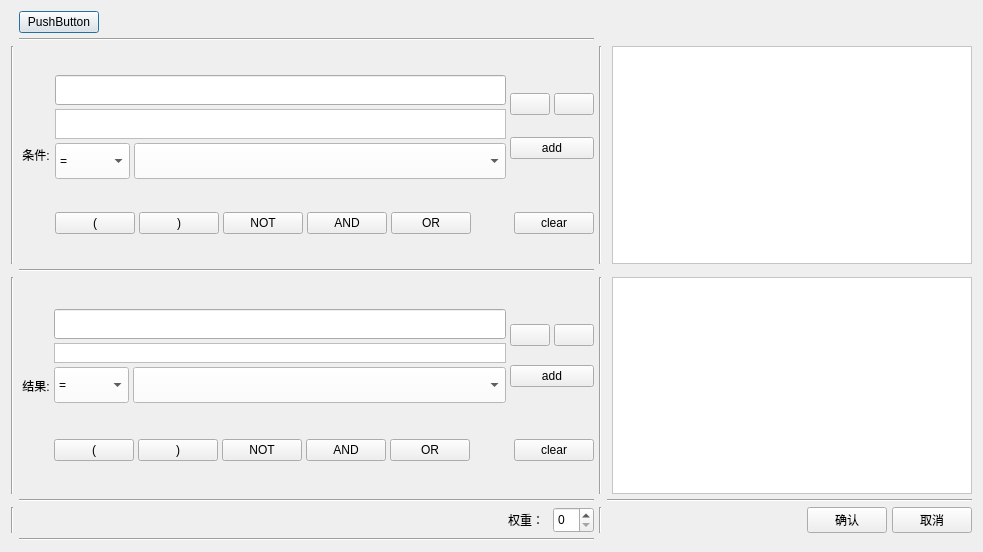
<?xml version="1.0" encoding="UTF-8"?>
<ui version="4.0">
 <class>addruleDialog</class>
 <widget class="QDialog" name="addruleDialog">
  <property name="geometry">
   <rect>
    <x>0</x>
    <y>0</y>
    <width>983</width>
    <height>552</height>
   </rect>
  </property>
  <property name="windowTitle">
   <string>Dialog</string>
  </property>
  <property name="styleSheet">
   <string notr="true"/>
  </property>
  <layout class="QGridLayout" name="gridLayout_3" rowstretch="0,0,0,0,0,0,0,1" columnstretch="0,0,0,0,1,1" rowminimumheight="0,0,0,0,0,0,0,1" columnminimumwidth="0,0,0,0,0,1">
   <property name="spacing">
    <number>5</number>
   </property>
   <item row="0" column="1">
    <layout class="QHBoxLayout" name="horizontalLayout_7">
     <item>
      <widget class="QPushButton" name="pp">
       <property name="styleSheet">
        <string notr="true">QPushButton{
border:2px;
border-radius: 10px;
padding:5px;
font: 12pt &quot;宋体&quot;;
background-color:white;
}
QPushButton:pressed{
                   background-color:rgba(100,255,100,200);
                   border-color:rgba(255,255,255,30);
                   border-style:inset;
                   color:rgba(0,0,0,100);

}
QPushButton:hover{
                   background-color: #f26522;
					color:#fff;
                   };</string>
       </property>
       <property name="text">
        <string>PushButton</string>
       </property>
      </widget>
     </item>
     <item>
      <spacer name="horizontalSpacer_3">
       <property name="orientation">
        <enum>Qt::Horizontal</enum>
       </property>
       <property name="sizeHint" stdset="0">
        <size>
         <width>40</width>
         <height>20</height>
        </size>
       </property>
      </spacer>
     </item>
    </layout>
   </item>
   <item row="1" column="1">
    <widget class="Line" name="line_5">
     <property name="orientation">
      <enum>Qt::Horizontal</enum>
     </property>
    </widget>
   </item>
   <item row="2" column="0">
    <widget class="Line" name="line_6">
     <property name="orientation">
      <enum>Qt::Vertical</enum>
     </property>
    </widget>
   </item>
   <item row="2" column="1">
    <layout class="QHBoxLayout" name="horizontalLayout_5">
     <item>
      <widget class="QLabel" name="label">
       <property name="styleSheet">
        <string notr="true">font: 12pt &quot;宋体&quot;;

</string>
       </property>
       <property name="text">
        <string> 条件:</string>
       </property>
      </widget>
     </item>
     <item>
      <layout class="QVBoxLayout" name="verticalLayout" stretch="1,0">
       <property name="spacing">
        <number>4</number>
       </property>
       <item>
        <layout class="QHBoxLayout" name="horizontalLayout" stretch="1,0">
         <item>
          <layout class="QGridLayout" name="gridLayout">
           <property name="spacing">
            <number>4</number>
           </property>
           <item row="1" column="0" colspan="2">
            <widget class="Gcombox" name="comboBox">
             <property name="enabled">
              <bool>true</bool>
             </property>
             <property name="sizePolicy">
              <sizepolicy hsizetype="Expanding" vsizetype="Fixed">
               <horstretch>0</horstretch>
               <verstretch>0</verstretch>
              </sizepolicy>
             </property>
             <property name="minimumSize">
              <size>
               <width>303</width>
               <height>30</height>
              </size>
             </property>
             <property name="styleSheet">
              <string notr="true">QComboBox {
	border: 1px solid #bebebe;
	padding: 1px 18px 1px 3px;
	font: normal normal 16px &quot;Microsoft YaHei&quot;;
	color: #555555;
	background: #FFF;
}
QComboBox:!editable:on, QComboBox::drop-down:editable:on{
	background: transparent;
}
 
QComboBox:!on{
}
 
QComboBox:on{ /* the popup opens */
	color: #555555;
	border-color: #327cc0;
	background: transparent;
}
 
QComboBox::drop-down{
    subcontrol-origin: padding;
    subcontrol-position: top right;
    width: 20px;
    border-left-width: 1px;
    border-left-color: darkgray;
}
 
QComboBox::down-arrow {
	image: url(:/common/combobox_arrow);
}
 
QComboBox::down-arrow:on {
	image: url(:/common/combobox_arrow_up);
}
 
QComboBox QAbstractItemView {
	outline: 0; 
	border: 1px solid #327cc0;
	background-color: #F1F3F3;
	font: normal normal 14px &quot;Microsoft YaHei&quot;;
}
 
QComboBox QAbstractItemView::item {
	height: 32px;
	color: #555555;
	background-color: transparent;
}
 
QComboBox QAbstractItemView::item:hover {
	color: #FFFFFF;
	background-color: #327cc0;
}
 
QComboBox QAbstractItemView::item:selected {
	color: #FFFFFF;
	background-color: #327cc0;
}
 
QComboBox QAbstractScrollArea QScrollBar:vertical {
	background-color: #d0d2d4;
}
 
QComboBox QAbstractScrollArea QScrollBar::handle:vertical {
	background: rgb(160,160,160);
}
 
QComboBox QAbstractScrollArea QScrollBar::handle:vertical:hover {
	background: rgb(90, 91, 93);
}</string>
             </property>
            </widget>
           </item>
           <item row="0" column="0" colspan="2">
            <widget class="QLineEdit" name="lineEdit_if">
             <property name="sizePolicy">
              <sizepolicy hsizetype="Expanding" vsizetype="Fixed">
               <horstretch>0</horstretch>
               <verstretch>30</verstretch>
              </sizepolicy>
             </property>
             <property name="minimumSize">
              <size>
               <width>0</width>
               <height>30</height>
              </size>
             </property>
             <property name="styleSheet">
              <string notr="true">QLineEdit
{

//边界1像素 实线 颜色rgb  或者border:none 没有边界
border:1px solid rgb(180, 180, 180);

//背景的颜色
background: rgb(230,230,230);
//边角4像素圆滑

border-radius: 4px;

}

//鼠标滑动到LineEditor上面的时候

QLineEdit::hover
{

 //字体的颜色
  color:green
  border-color:rgb(50,480,40);
  background-color:green;
}
</string>
             </property>
            </widget>
           </item>
           <item row="2" column="1">
            <widget class="QComboBox" name="comboBox_3">
             <property name="sizePolicy">
              <sizepolicy hsizetype="Preferred" vsizetype="Fixed">
               <horstretch>50</horstretch>
               <verstretch>0</verstretch>
              </sizepolicy>
             </property>
             <property name="styleSheet">
              <string notr="true">background-color: rgb(255, 255, 255);
height:30px;</string>
             </property>
            </widget>
           </item>
           <item row="2" column="0">
            <widget class="QComboBox" name="comboBox_2">
             <property name="sizePolicy">
              <sizepolicy hsizetype="Minimum" vsizetype="Fixed">
               <horstretch>10</horstretch>
               <verstretch>0</verstretch>
              </sizepolicy>
             </property>
             <property name="styleSheet">
              <string notr="true">background-color: rgb(255, 255, 255);
height:30px;</string>
             </property>
             <item>
              <property name="text">
               <string>=</string>
              </property>
             </item>
            </widget>
           </item>
          </layout>
         </item>
         <item>
          <layout class="QVBoxLayout" name="verticalLayout_3">
           <item>
            <layout class="QHBoxLayout" name="horizontalLayout_10">
             <item>
              <widget class="QPushButton" name="undo_0">
               <property name="styleSheet">
                <string notr="true">QPushButton{
border:2px;
border-radius: 10px;
padding:5px;
font: 12pt &quot;宋体&quot;;
background-color:white;
}
QPushButton:pressed{
                   background-color:rgba(100,255,100,200);
                   border-color:rgba(255,255,255,30);
                   border-style:inset;
                   color:rgba(0,0,0,100);

}
QPushButton:hover{
                   background-color: #f26522;
					color:#fff;
                   };</string>
               </property>
               <property name="text">
                <string/>
               </property>
               <property name="icon">
                <iconset resource="source.qrc">
                 <normaloff>:/image/edit-undo.png</normaloff>:/image/edit-undo.png</iconset>
               </property>
               <property name="iconSize">
                <size>
                 <width>30</width>
                 <height>30</height>
                </size>
               </property>
              </widget>
             </item>
             <item>
              <widget class="QPushButton" name="redo_0">
               <property name="styleSheet">
                <string notr="true">QPushButton{
border:2px;
border-radius: 10px;
padding:5px;
font: 12pt &quot;宋体&quot;;
background-color:white;
}
QPushButton:pressed{
                   background-color:rgba(100,255,100,200);
                   border-color:rgba(255,255,255,30);
                   border-style:inset;
                   color:rgba(0,0,0,100);

}
QPushButton:hover{
                   background-color: #f26522;
					color:#fff;
                   };</string>
               </property>
               <property name="text">
                <string/>
               </property>
               <property name="icon">
                <iconset resource="source.qrc">
                 <normaloff>:/image/edit-redo.png</normaloff>:/image/edit-redo.png</iconset>
               </property>
               <property name="iconSize">
                <size>
                 <width>30</width>
                 <height>30</height>
                </size>
               </property>
              </widget>
             </item>
            </layout>
           </item>
           <item>
            <widget class="QPushButton" name="addcondition">
             <property name="styleSheet">
              <string notr="true">QPushButton{
border:2px;
border-radius: 10px;
padding:10px;
font: 12pt &quot;宋体&quot;;
background-color:white;
}
QPushButton:pressed{
                   background-color:rgba(100,255,100,200);
                   border-color:rgba(255,255,255,30);
                   border-style:inset;
                   color:rgba(0,0,0,100);

}
QPushButton:hover{
                   background-color: #f26522;
					color:#fff;
                   };</string>
             </property>
             <property name="text">
              <string>add</string>
             </property>
             <property name="icon">
              <iconset resource="source.qrc">
               <normaloff>:/image/add.png</normaloff>:/image/add.png</iconset>
             </property>
            </widget>
           </item>
          </layout>
         </item>
        </layout>
       </item>
       <item>
        <layout class="QHBoxLayout" name="horizontalLayout_2">
         <property name="bottomMargin">
          <number>0</number>
         </property>
         <item>
          <widget class="QPushButton" name="kh_L0">
           <property name="styleSheet">
            <string notr="true">QPushButton{
border:2px;
border-radius: 10px;
padding:10px;
font: 12pt &quot;宋体&quot;;
background-color:white;
}
QPushButton:pressed{
                   background-color:rgba(100,255,100,200);
                   border-color:rgba(255,255,255,30);
                   border-style:inset;
                   color:rgba(0,0,0,100);

}
QPushButton:hover{
                   background-color: #f26522;
					color:#fff;
                   };</string>
           </property>
           <property name="text">
            <string>(</string>
           </property>
          </widget>
         </item>
         <item>
          <widget class="QPushButton" name="kh_R0">
           <property name="styleSheet">
            <string notr="true">QPushButton{
border:2px;
border-radius: 10px;
padding:10px;
font: 12pt &quot;宋体&quot;;
background-color:white;
}
QPushButton:pressed{
                   background-color:rgba(100,255,100,200);
                   border-color:rgba(255,255,255,30);
                   border-style:inset;
                   color:rgba(0,0,0,100);

}
QPushButton:hover{
                   background-color: #f26522;
					color:#fff;
                   };</string>
           </property>
           <property name="text">
            <string>)</string>
           </property>
          </widget>
         </item>
         <item>
          <widget class="QPushButton" name="NOT_1">
           <property name="styleSheet">
            <string notr="true">QPushButton{
border:2px;
border-radius: 10px;
padding:10px;
font: 12pt &quot;宋体&quot;;
background-color:white;
}
QPushButton:pressed{
                   background-color:rgba(100,255,100,200);
                   border-color:rgba(255,255,255,30);
                   border-style:inset;
                   color:rgba(0,0,0,100);

}
QPushButton:hover{
                   background-color: #f26522;
					color:#fff;
                   };</string>
           </property>
           <property name="text">
            <string>NOT</string>
           </property>
          </widget>
         </item>
         <item>
          <widget class="QPushButton" name="AND_1">
           <property name="styleSheet">
            <string notr="true">QPushButton{
border:2px;
border-radius: 10px;
padding:10px;
font: 12pt &quot;宋体&quot;;
background-color:white;
}
QPushButton:pressed{
                   background-color:rgba(100,255,100,200);
                   border-color:rgba(255,255,255,30);
                   border-style:inset;
                   color:rgba(0,0,0,100);

}
QPushButton:hover{
                   background-color: #f26522;
					color:#fff;
                   };</string>
           </property>
           <property name="text">
            <string>AND</string>
           </property>
          </widget>
         </item>
         <item>
          <widget class="QPushButton" name="OR_1">
           <property name="styleSheet">
            <string notr="true">QPushButton{
border:2px;
border-radius: 10px;
padding:10px;
font: 12pt &quot;宋体&quot;;
background-color:white;
}
QPushButton:pressed{
                   background-color:rgba(100,255,100,200);
                   border-color:rgba(255,255,255,30);
                   border-style:inset;
                   color:rgba(0,0,0,100);

}
QPushButton:hover{
                   background-color: #f26522;
					color:#fff;
                   };</string>
           </property>
           <property name="text">
            <string>OR</string>
           </property>
          </widget>
         </item>
         <item>
          <spacer name="horizontalSpacer">
           <property name="orientation">
            <enum>Qt::Horizontal</enum>
           </property>
           <property name="sizeHint" stdset="0">
            <size>
             <width>20</width>
             <height>20</height>
            </size>
           </property>
          </spacer>
         </item>
         <item>
          <widget class="QPushButton" name="clearcondition">
           <property name="styleSheet">
            <string notr="true">QPushButton{
border:2px;
border-radius: 10px;
padding:10px;
font: 12pt &quot;宋体&quot;;
background-color:white;
}
QPushButton:pressed{
                   background-color:rgba(100,255,100,200);
                   border-color:rgba(255,255,255,30);
                   border-style:inset;
                   color:rgba(0,0,0,100);

}
QPushButton:hover{
                   background-color: #f26522;
					color:#fff;
                   };</string>
           </property>
           <property name="text">
            <string>clear</string>
           </property>
           <property name="icon">
            <iconset resource="source.qrc">
             <normaloff>:/image/stock_delete.png</normaloff>:/image/stock_delete.png</iconset>
           </property>
          </widget>
         </item>
        </layout>
       </item>
      </layout>
     </item>
    </layout>
   </item>
   <item row="2" column="2" colspan="2">
    <widget class="Line" name="line_7">
     <property name="sizePolicy">
      <sizepolicy hsizetype="Fixed" vsizetype="Expanding">
       <horstretch>0</horstretch>
       <verstretch>0</verstretch>
      </sizepolicy>
     </property>
     <property name="orientation">
      <enum>Qt::Vertical</enum>
     </property>
    </widget>
   </item>
   <item row="3" column="1">
    <widget class="Line" name="line">
     <property name="orientation">
      <enum>Qt::Horizontal</enum>
     </property>
    </widget>
   </item>
   <item row="4" column="0">
    <widget class="Line" name="line_3">
     <property name="orientation">
      <enum>Qt::Vertical</enum>
     </property>
    </widget>
   </item>
   <item row="4" column="1">
    <layout class="QHBoxLayout" name="horizontalLayout_6">
     <property name="spacing">
      <number>4</number>
     </property>
     <item>
      <widget class="QLabel" name="label_2">
       <property name="styleSheet">
        <string notr="true">font: 12pt &quot;宋体&quot;;
</string>
       </property>
       <property name="text">
        <string> 结果:</string>
       </property>
      </widget>
     </item>
     <item>
      <layout class="QVBoxLayout" name="verticalLayout_2" stretch="1,0">
       <item>
        <layout class="QHBoxLayout" name="horizontalLayout_3" stretch="0,0">
         <item>
          <layout class="QGridLayout" name="gridLayout_2">
           <property name="sizeConstraint">
            <enum>QLayout::SetFixedSize</enum>
           </property>
           <property name="spacing">
            <number>4</number>
           </property>
           <item row="2" column="0">
            <widget class="QComboBox" name="comboBox_5">
             <property name="sizePolicy">
              <sizepolicy hsizetype="Minimum" vsizetype="Fixed">
               <horstretch>10</horstretch>
               <verstretch>0</verstretch>
              </sizepolicy>
             </property>
             <property name="minimumSize">
              <size>
               <width>38</width>
               <height>0</height>
              </size>
             </property>
             <property name="styleSheet">
              <string notr="true">background-color: rgb(255, 255, 255);
height:30px;</string>
             </property>
             <item>
              <property name="text">
               <string>=</string>
              </property>
             </item>
            </widget>
           </item>
           <item row="1" column="0" colspan="2">
            <widget class="Gcombox" name="comboBox_4">
             <property name="sizePolicy">
              <sizepolicy hsizetype="Expanding" vsizetype="Fixed">
               <horstretch>0</horstretch>
               <verstretch>0</verstretch>
              </sizepolicy>
             </property>
             <property name="styleSheet">
              <string notr="true">QComboBox {
	border: 1px solid #bebebe;
	padding: 1px 18px 1px 3px;
	font: normal normal 16px &quot;Microsoft YaHei&quot;;
	color: #555555;
	background: #FFF;
}
QComboBox:!editable:on, QComboBox::drop-down:editable:on{
	background: transparent;
}
 
QComboBox:!on{
}
 
QComboBox:on{ /* the popup opens */
	color: #555555;
	border-color: #327cc0;
	background: transparent;
}
 
QComboBox::drop-down{
    subcontrol-origin: padding;
    subcontrol-position: top right;
    width: 20px;
    border-left-width: 1px;
    border-left-color: darkgray;
}
 
QComboBox::down-arrow {
	image: url(:/common/combobox_arrow);
}
 
QComboBox::down-arrow:on {
	image: url(:/common/combobox_arrow_up);
}
 
QComboBox QAbstractItemView {
	outline: 0; 
	border: 1px solid #327cc0;
	background-color: #F1F3F3;
	font: normal normal 14px &quot;Microsoft YaHei&quot;;
}
 
QComboBox QAbstractItemView::item {
	height: 32px;
	color: #555555;
	background-color: transparent;
}
 
QComboBox QAbstractItemView::item:hover {
	color: #FFFFFF;
	background-color: #327cc0;
}
 
QComboBox QAbstractItemView::item:selected {
	color: #FFFFFF;
	background-color: #327cc0;
}
 
QComboBox QAbstractScrollArea QScrollBar:vertical {
	background-color: #d0d2d4;
}
 
QComboBox QAbstractScrollArea QScrollBar::handle:vertical {
	background: rgb(160,160,160);
}
 
QComboBox QAbstractScrollArea QScrollBar::handle:vertical:hover {
	background: rgb(90, 91, 93);
}</string>
             </property>
            </widget>
           </item>
           <item row="2" column="1">
            <widget class="QComboBox" name="comboBox_6">
             <property name="sizePolicy">
              <sizepolicy hsizetype="Preferred" vsizetype="Fixed">
               <horstretch>50</horstretch>
               <verstretch>0</verstretch>
              </sizepolicy>
             </property>
             <property name="styleSheet">
              <string notr="true">background-color: rgb(255, 255, 255);
height:30px;</string>
             </property>
            </widget>
           </item>
           <item row="0" column="0" colspan="2">
            <widget class="QLineEdit" name="lineEdit_then">
             <property name="minimumSize">
              <size>
               <width>0</width>
               <height>30</height>
              </size>
             </property>
             <property name="styleSheet">
              <string notr="true">QLineEdit
{

//边界1像素 实线 颜色rgb  或者border:none 没有边界
border:1px solid rgb(180, 180, 180);

//背景的颜色
background: rgb(230,230,230);
//边角4像素圆滑

border-radius: 4px;

}

//鼠标滑动到LineEditor上面的时候

QLineEdit::hover
{

 //字体的颜色

  color:green
  border-color:rgb(50,480,40);
  background-color:green;
}</string>
             </property>
            </widget>
           </item>
          </layout>
         </item>
         <item>
          <layout class="QVBoxLayout" name="verticalLayout_4">
           <item>
            <layout class="QHBoxLayout" name="horizontalLayout_11">
             <item>
              <widget class="QPushButton" name="undo_1">
               <property name="styleSheet">
                <string notr="true">QPushButton{
border:2px;
border-radius: 10px;
padding:5px;
font: 12pt &quot;宋体&quot;;
background-color:white;
}
QPushButton:pressed{
                   background-color:rgba(100,255,100,200);
                   border-color:rgba(255,255,255,30);
                   border-style:inset;
                   color:rgba(0,0,0,100);

}
QPushButton:hover{
                   background-color: #f26522;
					color:#fff;
                   };</string>
               </property>
               <property name="text">
                <string/>
               </property>
               <property name="icon">
                <iconset resource="source.qrc">
                 <normaloff>:/image/edit-undo.png</normaloff>:/image/edit-undo.png</iconset>
               </property>
               <property name="iconSize">
                <size>
                 <width>30</width>
                 <height>30</height>
                </size>
               </property>
              </widget>
             </item>
             <item>
              <widget class="QPushButton" name="redo_1">
               <property name="styleSheet">
                <string notr="true">QPushButton{
border:2px;
border-radius: 10px;
padding:5px;
font: 12pt &quot;宋体&quot;;
background-color:white;
}
QPushButton:pressed{
                   background-color:rgba(100,255,100,200);
                   border-color:rgba(255,255,255,30);
                   border-style:inset;
                   color:rgba(0,0,0,100);

}
QPushButton:hover{
                   background-color: #f26522;
					color:#fff;
                   };</string>
               </property>
               <property name="text">
                <string/>
               </property>
               <property name="icon">
                <iconset resource="source.qrc">
                 <normaloff>:/image/edit-redo.png</normaloff>:/image/edit-redo.png</iconset>
               </property>
               <property name="iconSize">
                <size>
                 <width>30</width>
                 <height>30</height>
                </size>
               </property>
              </widget>
             </item>
            </layout>
           </item>
           <item>
            <widget class="QPushButton" name="addresult">
             <property name="styleSheet">
              <string notr="true">QPushButton{
border:2px;
border-radius: 10px;
padding:10px;
font: 12pt &quot;宋体&quot;;
background-color:white;
}
QPushButton:pressed{
                   background-color:rgba(100,255,100,200);
                   border-color:rgba(255,255,255,30);
                   border-style:inset;
                   color:rgba(0,0,0,100);

}
QPushButton:hover{
                   background-color: #f26522;
					color:#fff;
                   };</string>
             </property>
             <property name="text">
              <string>add</string>
             </property>
             <property name="icon">
              <iconset resource="source.qrc">
               <normaloff>:/image/add.png</normaloff>:/image/add.png</iconset>
             </property>
            </widget>
           </item>
          </layout>
         </item>
        </layout>
       </item>
       <item>
        <layout class="QHBoxLayout" name="horizontalLayout_4">
         <property name="leftMargin">
          <number>0</number>
         </property>
         <property name="bottomMargin">
          <number>0</number>
         </property>
         <item>
          <widget class="QPushButton" name="kh_L1">
           <property name="styleSheet">
            <string notr="true">QPushButton{
border:2px;
border-radius: 10px;
padding:10px;
font: 12pt &quot;宋体&quot;;
background-color:white;
}
QPushButton:pressed{
                   background-color:rgba(100,255,100,200);
                   border-color:rgba(255,255,255,30);
                   border-style:inset;
                   color:rgba(0,0,0,100);

}
QPushButton:hover{
                   background-color: #f26522;
					color:#fff;
                   };</string>
           </property>
           <property name="text">
            <string>(</string>
           </property>
          </widget>
         </item>
         <item>
          <widget class="QPushButton" name="kh_R1">
           <property name="styleSheet">
            <string notr="true">QPushButton{
border:2px;
border-radius: 10px;
padding:10px;
font: 12pt &quot;宋体&quot;;
background-color:white;
}
QPushButton:pressed{
                   background-color:rgba(100,255,100,200);
                   border-color:rgba(255,255,255,30);
                   border-style:inset;
                   color:rgba(0,0,0,100);

}
QPushButton:hover{
                   background-color: #f26522;
					color:#fff;
                   };</string>
           </property>
           <property name="text">
            <string>)</string>
           </property>
          </widget>
         </item>
         <item>
          <widget class="QPushButton" name="NOT_2">
           <property name="styleSheet">
            <string notr="true">QPushButton{
border:2px;
border-radius: 10px;
padding:10px;
font: 12pt &quot;宋体&quot;;
background-color:white;
}
QPushButton:pressed{
                   background-color:rgba(100,255,100,200);
                   border-color:rgba(255,255,255,30);
                   border-style:inset;
                   color:rgba(0,0,0,100);

}
QPushButton:hover{
                   background-color: #f26522;
					color:#fff;
                   };</string>
           </property>
           <property name="text">
            <string>NOT</string>
           </property>
          </widget>
         </item>
         <item>
          <widget class="QPushButton" name="AND_2">
           <property name="styleSheet">
            <string notr="true">QPushButton{
border:2px;
border-radius: 10px;
padding:10px;
font: 12pt &quot;宋体&quot;;
background-color:white;
}
QPushButton:pressed{
                   background-color:rgba(100,255,100,200);
                   border-color:rgba(255,255,255,30);
                   border-style:inset;
                   color:rgba(0,0,0,100);

}
QPushButton:hover{
                   background-color: #f26522;
					color:#fff;
                   };</string>
           </property>
           <property name="text">
            <string>AND</string>
           </property>
          </widget>
         </item>
         <item>
          <widget class="QPushButton" name="OR_2">
           <property name="styleSheet">
            <string notr="true">QPushButton{
border:2px;
border-radius: 10px;
padding:10px;
font: 12pt &quot;宋体&quot;;
background-color:white;
}
QPushButton:pressed{
                   background-color:rgba(100,255,100,200);
                   border-color:rgba(255,255,255,30);
                   border-style:inset;
                   color:rgba(0,0,0,100);

}
QPushButton:hover{
                   background-color: #f26522;
					color:#fff;
                   };</string>
           </property>
           <property name="text">
            <string>OR</string>
           </property>
          </widget>
         </item>
         <item>
          <spacer name="horizontalSpacer_2">
           <property name="orientation">
            <enum>Qt::Horizontal</enum>
           </property>
           <property name="sizeHint" stdset="0">
            <size>
             <width>40</width>
             <height>20</height>
            </size>
           </property>
          </spacer>
         </item>
         <item>
          <widget class="QPushButton" name="clearresult">
           <property name="styleSheet">
            <string notr="true">QPushButton{
border:2px;
border-radius: 10px;
padding:10px;
font: 12pt &quot;宋体&quot;;
background-color:white;
}
QPushButton:pressed{
                   background-color:rgba(100,255,100,200);
                   border-color:rgba(255,255,255,30);
                   border-style:inset;
                   color:rgba(0,0,0,100);

}
QPushButton:hover{
                   background-color: #f26522;
					color:#fff;
                   };</string>
           </property>
           <property name="text">
            <string>clear</string>
           </property>
           <property name="icon">
            <iconset resource="source.qrc">
             <normaloff>:/image/stock_delete.png</normaloff>:/image/stock_delete.png</iconset>
           </property>
          </widget>
         </item>
        </layout>
       </item>
      </layout>
     </item>
    </layout>
   </item>
   <item row="4" column="2" colspan="2">
    <widget class="Line" name="line_8">
     <property name="orientation">
      <enum>Qt::Vertical</enum>
     </property>
    </widget>
   </item>
   <item row="5" column="1">
    <widget class="Line" name="line_4">
     <property name="orientation">
      <enum>Qt::Horizontal</enum>
     </property>
    </widget>
   </item>
   <item row="5" column="3" colspan="3">
    <widget class="Line" name="line_11">
     <property name="orientation">
      <enum>Qt::Horizontal</enum>
     </property>
    </widget>
   </item>
   <item row="6" column="0">
    <widget class="Line" name="line_10">
     <property name="orientation">
      <enum>Qt::Vertical</enum>
     </property>
    </widget>
   </item>
   <item row="6" column="1">
    <layout class="QHBoxLayout" name="horizontalLayout_9">
     <item>
      <spacer name="horizontalSpacer_4">
       <property name="orientation">
        <enum>Qt::Horizontal</enum>
       </property>
       <property name="sizeHint" stdset="0">
        <size>
         <width>40</width>
         <height>20</height>
        </size>
       </property>
      </spacer>
     </item>
     <item>
      <widget class="QLabel" name="label_3">
       <property name="styleSheet">
        <string notr="true">font: 12pt &quot;Agency FB&quot;;</string>
       </property>
       <property name="text">
        <string>权重： </string>
       </property>
      </widget>
     </item>
     <item>
      <widget class="QSpinBox" name="spinBox_w">
       <property name="sizePolicy">
        <sizepolicy hsizetype="Minimum" vsizetype="Minimum">
         <horstretch>0</horstretch>
         <verstretch>0</verstretch>
        </sizepolicy>
       </property>
       <property name="minimumSize">
        <size>
         <width>0</width>
         <height>0</height>
        </size>
       </property>
       <property name="styleSheet">
        <string notr="true">font: 12pt &quot;Times New Roman&quot;;</string>
       </property>
      </widget>
     </item>
    </layout>
   </item>
   <item row="6" column="2">
    <widget class="Line" name="line_9">
     <property name="orientation">
      <enum>Qt::Vertical</enum>
     </property>
    </widget>
   </item>
   <item row="6" column="3" colspan="3">
    <layout class="QHBoxLayout" name="horizontalLayout_8">
     <item>
      <spacer name="horizontalSpacer_5">
       <property name="orientation">
        <enum>Qt::Horizontal</enum>
       </property>
       <property name="sizeHint" stdset="0">
        <size>
         <width>40</width>
         <height>20</height>
        </size>
       </property>
      </spacer>
     </item>
     <item>
      <widget class="QPushButton" name="pushButton">
       <property name="styleSheet">
        <string notr="true">
font: 14pt &quot;宋体&quot;;

</string>
       </property>
       <property name="text">
        <string>确认</string>
       </property>
      </widget>
     </item>
     <item>
      <widget class="QPushButton" name="pushButton_2">
       <property name="styleSheet">
        <string notr="true">
font: 14pt &quot;宋体&quot;;</string>
       </property>
       <property name="text">
        <string>取消</string>
       </property>
      </widget>
     </item>
    </layout>
   </item>
   <item row="7" column="1">
    <widget class="Line" name="line_2">
     <property name="orientation">
      <enum>Qt::Horizontal</enum>
     </property>
    </widget>
   </item>
   <item row="4" column="4" colspan="2">
    <widget class="QTextEdit" name="textEdit_2">
     <property name="styleSheet">
      <string notr="true">background-color: rgb(255, 255, 255);
font: 11pt &quot;宋体&quot;;</string>
     </property>
    </widget>
   </item>
   <item row="2" column="4" colspan="2">
    <widget class="QTextEdit" name="textEdit">
     <property name="styleSheet">
      <string notr="true">background-color: rgb(255, 255, 255);
font: 11pt &quot;宋体&quot;;</string>
     </property>
    </widget>
   </item>
  </layout>
 </widget>
 <customwidgets>
  <customwidget>
   <class>Gcombox</class>
   <extends>QComboBox</extends>
   <header location="global">gcombox.h</header>
  </customwidget>
 </customwidgets>
 <resources>
  <include location="source.qrc"/>
 </resources>
 <connections>
  <connection>
   <sender>pushButton</sender>
   <signal>clicked()</signal>
   <receiver>addruleDialog</receiver>
   <slot>close()</slot>
   <hints>
    <hint type="sourcelabel">
     <x>727</x>
     <y>516</y>
    </hint>
    <hint type="destinationlabel">
     <x>785</x>
     <y>413</y>
    </hint>
   </hints>
  </connection>
  <connection>
   <sender>clearcondition</sender>
   <signal>clicked()</signal>
   <receiver>textEdit</receiver>
   <slot>clear()</slot>
   <hints>
    <hint type="sourcelabel">
     <x>501</x>
     <y>258</y>
    </hint>
    <hint type="destinationlabel">
     <x>840</x>
     <y>255</y>
    </hint>
   </hints>
  </connection>
  <connection>
   <sender>clearresult</sender>
   <signal>clicked()</signal>
   <receiver>textEdit_2</receiver>
   <slot>clear()</slot>
   <hints>
    <hint type="sourcelabel">
     <x>501</x>
     <y>476</y>
    </hint>
    <hint type="destinationlabel">
     <x>840</x>
     <y>479</y>
    </hint>
   </hints>
  </connection>
  <connection>
   <sender>pushButton_2</sender>
   <signal>clicked()</signal>
   <receiver>addruleDialog</receiver>
   <slot>close()</slot>
   <hints>
    <hint type="sourcelabel">
     <x>843</x>
     <y>521</y>
    </hint>
    <hint type="destinationlabel">
     <x>891</x>
     <y>538</y>
    </hint>
   </hints>
  </connection>
  <connection>
   <sender>undo_1</sender>
   <signal>clicked()</signal>
   <receiver>textEdit_2</receiver>
   <slot>undo()</slot>
   <hints>
    <hint type="sourcelabel">
     <x>426</x>
     <y>330</y>
    </hint>
    <hint type="destinationlabel">
     <x>552</x>
     <y>280</y>
    </hint>
   </hints>
  </connection>
  <connection>
   <sender>redo_1</sender>
   <signal>clicked()</signal>
   <receiver>textEdit_2</receiver>
   <slot>redo()</slot>
   <hints>
    <hint type="sourcelabel">
     <x>477</x>
     <y>330</y>
    </hint>
    <hint type="destinationlabel">
     <x>535</x>
     <y>345</y>
    </hint>
   </hints>
  </connection>
  <connection>
   <sender>undo_0</sender>
   <signal>clicked()</signal>
   <receiver>textEdit</receiver>
   <slot>undo()</slot>
   <hints>
    <hint type="sourcelabel">
     <x>594</x>
     <y>471</y>
    </hint>
    <hint type="destinationlabel">
     <x>538</x>
     <y>76</y>
    </hint>
   </hints>
  </connection>
  <connection>
   <sender>redo_0</sender>
   <signal>clicked()</signal>
   <receiver>textEdit</receiver>
   <slot>redo()</slot>
   <hints>
    <hint type="sourcelabel">
     <x>685</x>
     <y>471</y>
    </hint>
    <hint type="destinationlabel">
     <x>538</x>
     <y>120</y>
    </hint>
   </hints>
  </connection>
 </connections>
</ui>
